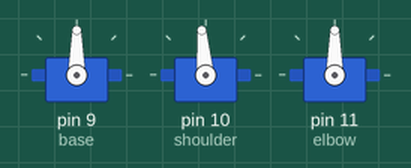
Simulated run of this sketch. Board: Arduino Uno, built with avr-gcc and run on an emulated ATmega328P. Shown: 3 × servo.

Above: at 1.05 s.
At 1.6 s:
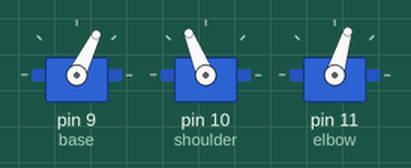
At 2.15 s:
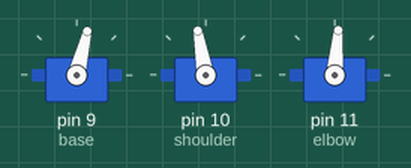
At 2.45 s:
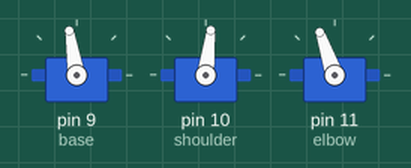
At 2.7 s:
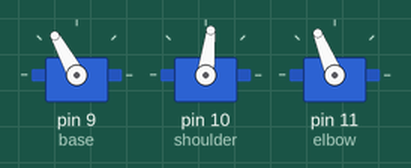
At 3.55 s:
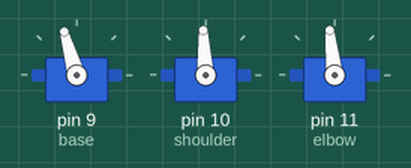
Timing chart, 0 to 9.5 s (numbered marks = the images above):
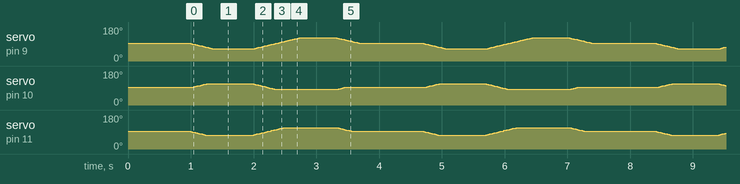

The sketch:

example.ino
```cpp
// Drive three MG995 servos from an Arduino using the Servo library and smooth (glide) joint motions by writing microsecond pulse widths.
//
// Buy this module: https://shillehtek.com/products/3dof-robot-arm-kit-mg995-servos
// Full manual: https://shillehtek.com/blogs/shillehtek-product-manuals/3dof-robot-arm-kit-mg995-servos-manual
// More examples: https://github.com/shillehbean/shillehtek-examples
//

#include <Servo.h>

Servo base, shoulder, elbow;
int cur[3] = {1500, 1500, 1500};   // current pulse widths (us)

void setup() {
  base.attach(9);
  shoulder.attach(10);
  elbow.attach(11);
  writeAll();
  delay(1000);                      // settle at center
}

void writeAll() {
  base.writeMicroseconds(cur[0]);
  shoulder.writeMicroseconds(cur[1]);
  elbow.writeMicroseconds(cur[2]);
}

// glide all joints to a target pose together
void moveTo(int b, int s, int e, int stepDelay) {
  int tgt[3] = {b, s, e};
  bool moving = true;
  while (moving) {
    moving = false;
    for (int i = 0; i < 3; i++) {
      if (cur[i] < tgt[i]) { cur[i] += 5; moving = true; }
      if (cur[i] > tgt[i]) { cur[i] -= 5; moving = true; }
    }
    writeAll();
    delay(stepDelay);
  }
}

void loop() {
  moveTo(1200, 1700, 1300, 6);   // reach forward-left
  delay(600);
  moveTo(1800, 1400, 1700, 6);   // swing right, tuck
  delay(600);
  moveTo(1500, 1500, 1500, 6);   // home
  delay(1000);
}
```
